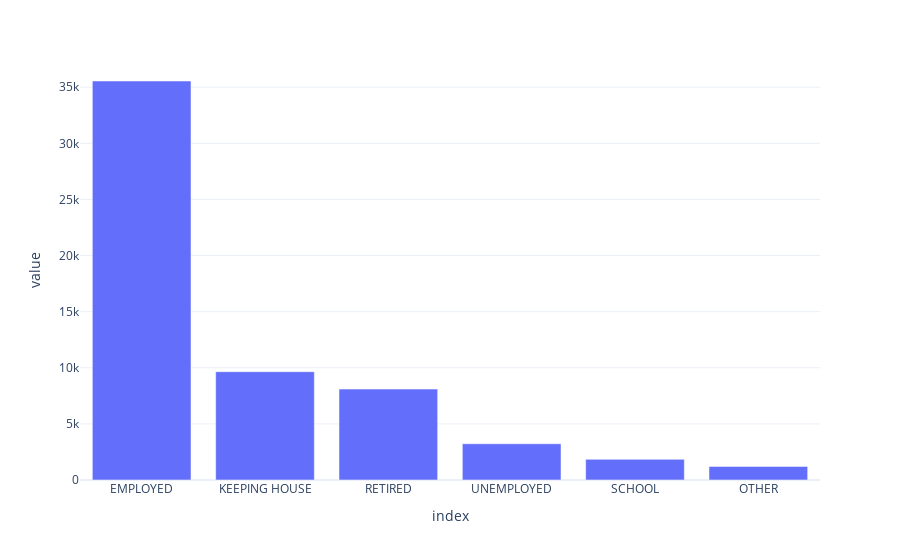

Source (notebook cell):
### Markdown cell above
### Bar plots to show value counts

### Code cell
# Create a new figure object
fig = px.bar(df['labor_status_clean'].value_counts(),
            template='plotly_white')

# Hide the legend
fig.update_layout(showlegend=False)

# Show the plot
fig.show()

### Figure 1 — Plotly figure (JSON) as saved in the notebook; plotly's stock layout.template omitted (floating-point values rounded to 4 significant figures)
{"data": [{"alignmentgroup": "True", "hovertemplate": "variable=labor_status_clean<br>index=%{x}<br>value=%{y}<extra></extra>", "legendgroup": "labor_status_clean", "marker": {"color": "#636efa", "pattern": {"shape": ""}}, "name": "labor_status_clean", "offsetgroup": "labor_status_clean", "orientation": "v", "showlegend": true, "textposition": "auto", "x": ["EMPLOYED", "KEEPING HOUSE", "RETIRED", "UNEMPLOYED", "SCHOOL", "OTHER"], "xaxis": "x", "y": [35552, 9650, 8102, 3230, 1841, 1208], "yaxis": "y", "type": "bar"}], "layout": {"xaxis": {"anchor": "y", "domain": [0, 1], "title": {"text": "index"}}, "yaxis": {"anchor": "x", "domain": [0, 1], "title": {"text": "value"}}, "legend": {"title": {"text": "variable"}, "tracegroupgap": 0}, "margin": {"t": 60}, "barmode": "relative", "showlegend": false}}
